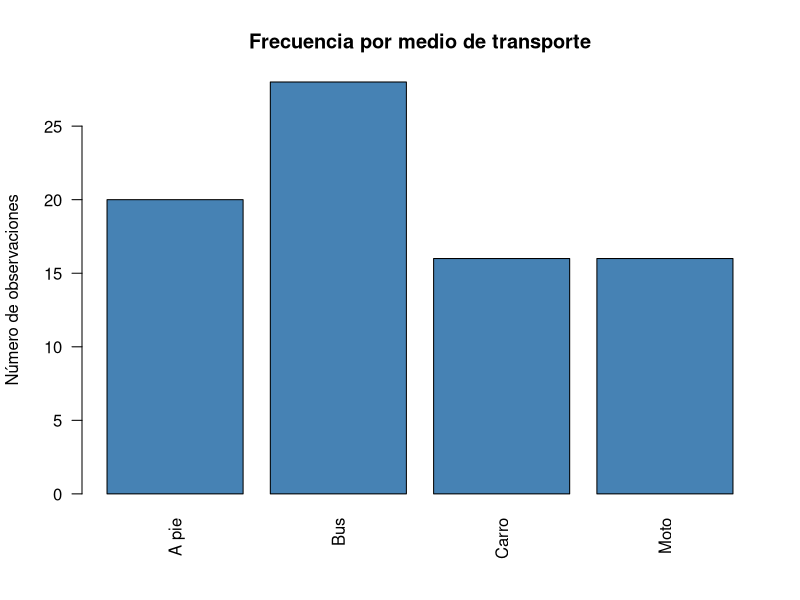
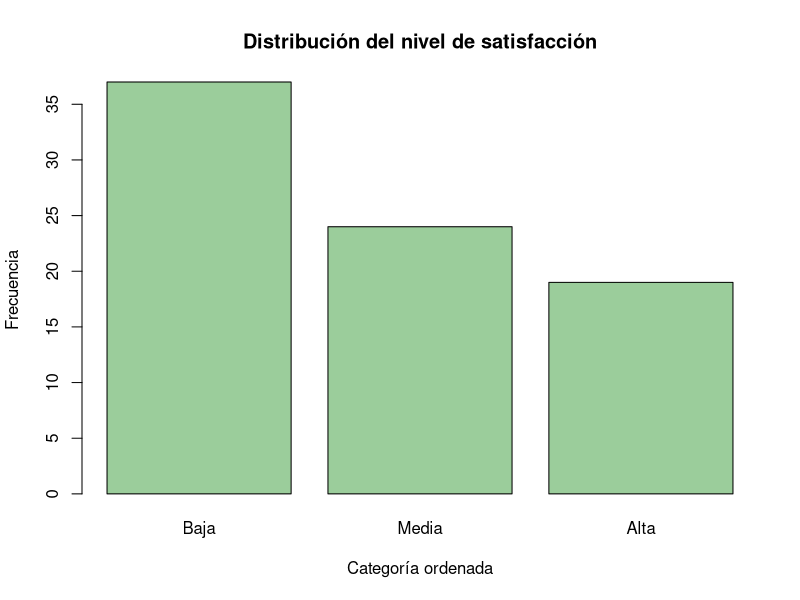
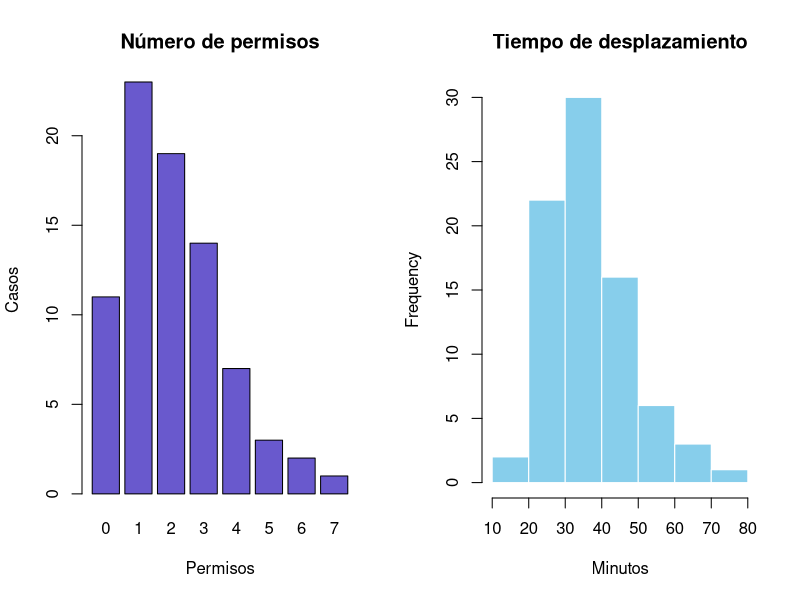

Source code (R) for these figures, in order:
## ---- chunk 1
set.seed(2026)
n <- 80
estudio <- data.frame(
  id = sprintf("P%03d", seq_len(n)),
  transporte = sample(c("Bus", "Moto", "Carro", "A pie"), n, replace = TRUE),
  satisfaccion = factor(
    sample(c("Baja", "Media", "Alta"), n, replace = TRUE),
    levels = c("Baja", "Media", "Alta"), ordered = TRUE
  ),
  numero_permisos = rpois(n, lambda = 2),
  tiempo_min = round(rlnorm(n, meanlog = log(35), sdlog = .35), 1),
  temperatura_c = round(rnorm(n, mean = 24, sd = 2), 1)
)
head(estudio)
## ---- chunk 2
str(estudio)
sapply(estudio, class)
## ---- chunk 3
frecuencias <- table(estudio$transporte)
frecuencias
round(prop.table(frecuencias) * 100, 1)
barplot(frecuencias, col = "steelblue", las = 2,
        main = "Frecuencia por medio de transporte",
        ylab = "Número de observaciones")
## ---- chunk 4
table(estudio$satisfaccion)
barplot(table(estudio$satisfaccion), col = "darkseagreen3",
        main = "Distribución del nivel de satisfacción",
        xlab = "Categoría ordenada", ylab = "Frecuencia")
## ---- chunk 5
summary(estudio$numero_permisos)
mean(estudio$tiempo_min)
median(estudio$tiempo_min)
sd(estudio$tiempo_min)
quantile(estudio$tiempo_min, probs = c(.25, .5, .75))
## ---- chunk 6
par(mfrow = c(1, 2))
barplot(table(estudio$numero_permisos), col = "slateblue3",
        main = "Número de permisos", xlab = "Permisos", ylab = "Casos")
hist(estudio$tiempo_min, col = "skyblue", border = "white",
     main = "Tiempo de desplazamiento", xlab = "Minutos")
par(mfrow = c(1, 1))
## ---- chunk 7
exitos <- sum(estudio$transporte == "Bus")
prop.test(x = exitos, n = nrow(estudio), correct = FALSE)
## ---- chunk 8
# Solución orientativa
round(mean(estudio$transporte == "Moto") * 100, 1)
median(estudio$tiempo_min)
max(estudio$numero_permisos)
